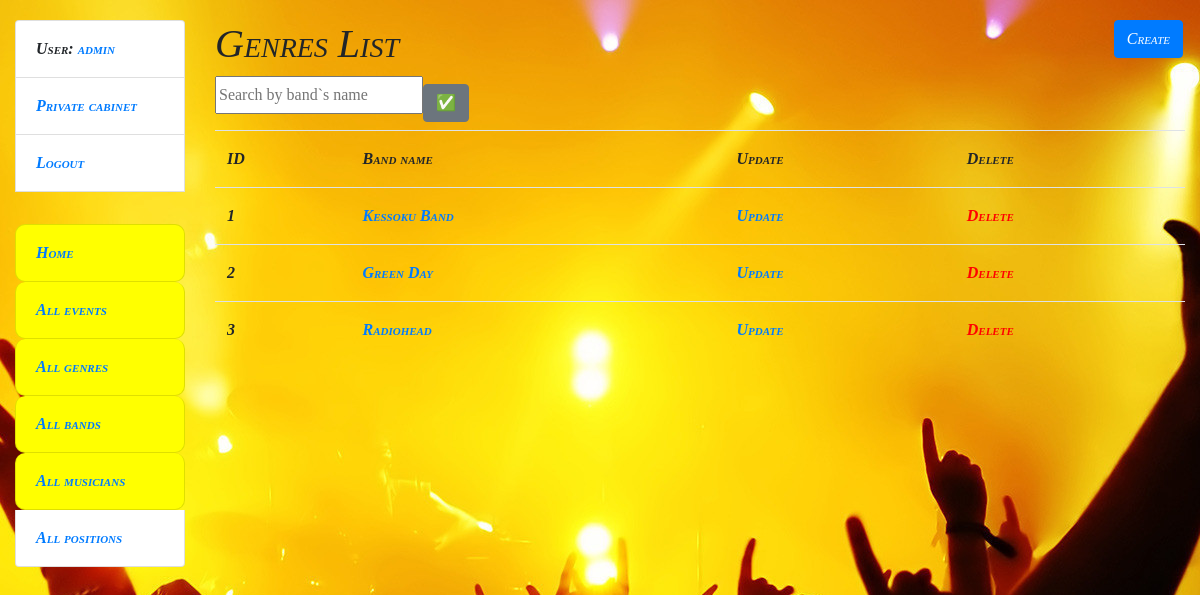
Screenshot of /rockbands/ (signed in) with the database file from the repository.
### bar/models.py (models this page shows, shortened)
class Visitor(AbstractUser):
    class Meta:
        verbose_name = "visitor"
        verbose_name_plural = "visitors"

class Rockband(models.Model):
    band_name = models.CharField(max_length=255)
    genres = models.ForeignKey(
        Genre,
        on_delete=models.SET_NULL,
        null=True,
        related_name="rockbands"
    )
    musicians = models.ManyToManyField(Musician, related_name="rockbands")

### bar/views.py (the view)
class RockbandListView(LoginRequiredMixin, generic.ListView):
    model = Rockband
    paginate_by = 5
    def get_context_data(self, *, object_list=None, **kwargs):
        context = super(RockbandListView, self).get_context_data(**kwargs)
        band_name = self.request.GET.get("band_name", "")
        context["search_form"] = RockbandSearchForm(initial={
            "band_name": band_name
        })
        return context
    def get_queryset(self):
        queryset = Rockband.objects.all()
        form = RockbandSearchForm(self.request.GET)
        if form.is_valid():
            return queryset.filter(
                band_name__icontains=form.cleaned_data["band_name"]
            )
        return queryset

### bar/forms.py
class RockbandSearchForm(forms.Form):
    band_name = forms.CharField(
        max_length=255,
        required=False,
        label="",
        widget=forms.TextInput(
            attrs={
                "placeholder": "Search by band`s name"
            }
        ),
    )

### templates/bar/rockband_list.html
{% extends "base.html" %}
{% block content %}
  <h1>
    Genres List
    {% if user.is_superuser %}
    <a href="{% url 'bar:rockband-create' %}" class="btn btn-primary link-to-page">
      Create
    </a>
    {% endif %}
  </h1>
  <form action="" method="get" class="form-inline">
    {{ search_form.as_p }}
  <input type="submit" class="btn btn-secondary" value="✅">
  </form>
  {% if rockband_list %}
    <table class="table">
      <tr>
        <th>ID</th>
        <th>Band name</th>
        {% if user.is_superuser %}
        <th>Update</th>
        <th>Delete</th>
        {% endif %}
      </tr>
      {% for rockband in rockband_list %}
        <tr>
          <td>
              {{ rockband.id }}
          </td>
          <td>
            <a href="{% url "bar:rockband-detail" pk=rockband.id %} ">
              {{ rockband.band_name }}
            </a>
          </td>
          {% if user.is_superuser %}
          <td>
            <a href="{% url 'bar:rockband-update' pk=rockband.id %}">
              Update
            </a>
          </td>
          <td>
            <a style="color: red"
               href="{% url 'bar:rockband-delete' pk=rockband.id %}">
              Delete
            </a>
          </td>
          {% endif %}
        </tr>
      {% endfor %}
    </table>
  {% else %}
      <p>There are no rockbands!</p>
  {% endif %}
{% endblock %}

### templates/includes/sidebar.html
<ul class="sidebar-nav list-group">
  {% if user.is_authenticated %}
    <li class="list-group-item">User: <a href="{{ user.get_absolute_url }}">{{ user.get_username }}</a></li>
    <li class="list-group-item"><a href="{% url 'bar:visitor-detail' pk=user.id %}">Private cabinet</a></li>
    <li class="list-group-item"><a href="{% url 'logout'%}?next={{request.path}}">Logout</a></li>
  {% else %}
    <li class="list-group-item"><a href="{% url 'login'%}?next={{request.path}}">Login</a></li>
    <li class="list-group-item"><a href="{% url 'bar:visitor-create'%}">Create new visitor</a></li>
  {% endif %}
  {% if user.is_authenticated %}
  <br>
  <li class="list-group-item font-on-sidebar"><a href="{% url 'bar:index' %}">Home</a></li>
  <li class="list-group-item font-on-sidebar"><a href="{% url 'bar:event-list' %}">All events</a></li>
  <li class="list-group-item font-on-sidebar"><a href="{% url 'bar:genre-list' %}">All genres</a></li>
  <li class="list-group-item font-on-sidebar"><a href="{% url 'bar:rockband-list' %}">All bands</a></li>
  <li class="list-group-item font-on-sidebar"><a href="{% url 'bar:musician-list' %}">All musicians</a></li>
  {% if user.is_superuser %}
  <li class="list-group-item"><a href="{% url 'bar:position-list' %}">All positions</a></li>
  {% endif %}
  {% endif %}
</ul>

### static/css/styles.css (style rules this page uses)
body { margin-top: 20px; background: url("images/background_home.jpg") 50% 0 no-repeat fixed; font: italic small-caps bold 16px/2 cursive; }
.font-on-sidebar { font-style: italic; background: yellow; border-radius: 10px 10px 10px 10px; }
.link-to-page { float: right; margin: 0 2px 0 2px; }

### rows the page displays
Visitor: get_username "admin"
Rockband: id "1", band_name "Kessoku Band"
Rockband: id "2", band_name "Green Day"
Rockband: id "3", band_name "Radiohead"
